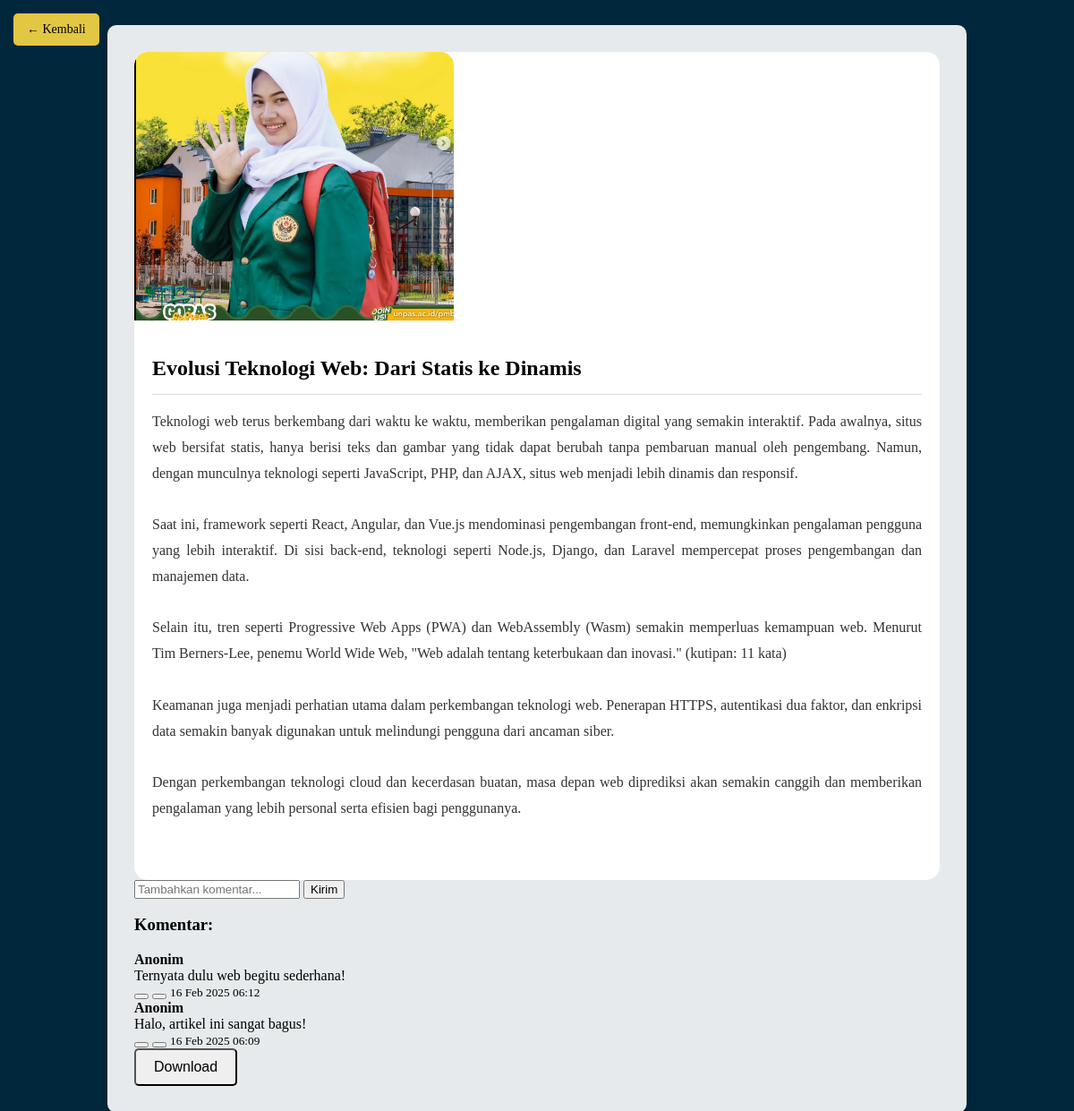
The page /ditel.php?id=10 on the database its author committed.
### tables this page shows
CREATE TABLE `halaman` (
  `id` int NOT NULL,
  `penulis` varchar(50) DEFAULT NULL,
  `judul` varchar(100) DEFAULT NULL,
  `kutipan` longtext,
  `isi` longtext,
  `gambar` varchar(50) DEFAULT NULL,
  `tgl_isi` timestamp NULL DEFAULT NULL,
  `kategori` varchar(50) DEFAULT NULL
);

CREATE TABLE `komentar` (
  `id` int NOT NULL,
  `halaman_id` int NOT NULL,
  `nama` varchar(100) NOT NULL DEFAULT 'Anonim',
  `komentar` text NOT NULL,
  `tanggal` timestamp NULL DEFAULT CURRENT_TIMESTAMP
);

### functions.php (called while the page is built, shortened)
<?php
$conn = mysqli_connect("localhost", "root", "", "news");
function query($query)
{
    global $conn;
    $result = mysqli_query($conn, $query);
    $rows = [];
    while ($row = mysqli_fetch_assoc($result)) {
        $rows[] = $row;
    }
    return $rows;
}

### ditel.php (the view, shortened to what this page needs)
<?php
require_once 'functions.php';
$id = $_GET["id"];
$rows = query("SELECT * FROM halaman WHERE id = $id");
$komentars = query("SELECT * FROM komentar WHERE halaman_id = $id ORDER BY tanggal DESC");
?>
<!DOCTYPE html>
<html lang="id">
<head>
    <link rel="stylesheet" href="css/ditel.css">
</head>
<body>
<div class="container">
    <div class="row">
        <div class="col-md-8 mx-auto">
            <?php foreach ($rows as $row) : ?>
            <div class="card">
                <a href="index.php" class="back-button">&larr; Kembali</a>
                <img src="img/<?= $row['gambar']; ?>" class="card-img-top" alt="Gambar Artikel">
                <div class="card-body">
                    <h1 class="card-title"><?= $row['judul']; ?></h1>
                    <hr>
                    <p class="card-text"><?= nl2br($row['isi']); ?></p>
                </div>
            </div>
            <?php endforeach; ?>
            <div class="comment-input-container mt-4">
                <form id="comment-form" method="post">
                    <input type="text" class="comment-input" name="komentar" placeholder="Tambahkan komentar..." required>
                    <button type="submit" id="submit-comment" class="comment-submit">Kirim</button>
                </form>
            </div>
            <div class="row mt-4">
                <div class="col-md-8 offset-md-2">
                    <h3>Komentar:</h3>
                    <div id="comment-list">
                        <?php if (empty($komentars)) : ?>
                            <p>Belum ada komentar.</p>
                        <?php else : ?>
                            <?php foreach ($komentars as $komentar) : ?>
                                <div class="comment-container">
                                    <div class="comment-text">
                                        <div class="comment-content">
                                            <strong class="comment-author"><?= htmlspecialchars($komentar['nama']); ?></strong><br>
                                            <?= htmlspecialchars($komentar['komentar']); ?>
                                        </div>
                                        <div class="comment-actions">
                                            <button><i class="fa fa-heart"></i></button>
                                            <button><i class="fa fa-reply"></i></button>
                                            <small><?= date("d M Y H:i", strtotime($komentar['tanggal'])); ?></small>
                                        </div>
                                    </div>
                                </div>
                            <?php endforeach; ?>
                        <?php endif; ?>
                    </div>
                </div>
            </div>
            <div class="text-center mt-4">
                <button class="btn btn-danger" onclick="window.print()">Download</button>
            </div>
        </div>
    </div>
</div>
</body>
</html>

### css/ditel.css (style rules this page uses)
body { background: #00273c; display: flex; justify-content: center; align-items: center; min-height: 100vh; padding: 20px; }
.container { background: rgba(255, 255, 255, 0.9); padding: 30px; border-radius: 10px; box-shadow: 0px 4px 10px rgba(0, 0, 0, 0.2); max-width: 900px; }
.card { border: none; border-radius: 15px; overflow: hidden; transition: transform 0.3s ease-in-out; background: #ffffff; }
.back-button { position: absolute; top: 15px; left: 15px; background: rgba(225, 199, 67, 1);; color: #000; border: none; padding: 10px 15px; border-radius: 5px; cursor: pointer; font-size: 14px; text-decoration: none; z-index: 10; }
.card-img-top { height: 300px; object-fit: cover; border-top-left-radius: 15px; border-top-right-radius: 15px; }
.card-body { padding: 20px; }
.card-body hr { border: 0; height: 1px; background: #ddd; margin: 15px 0; }
.card-title { font-size: 24px; font-weight: bold; color: #000; margin-bottom: 15px; }
.card-text { text-align: justify; line-height: 1.8; font-size: 16px; color: #333; }
hr { border: none; height: 1px; background: #ddd; margin: 15px 0; }
.btn-danger { padding: 10px 20px; font-size: 16px; border-radius: 5px; }

### rows shown on the page
halaman: gambar (picture), judul "Evolusi Teknologi Web: Dari Statis ke Dinamis", isi "Teknologi web terus berkembang dari waktu ke waktu, memberikan pengalaman digital yang semakin interaktif. Pada awalnya, situs web bersifat statis, hanya berisi teks dan gambar yang tidak dapat berubah tanpa pembaruan manual oleh pengembang. Namun, dengan munculnya teknologi seperti JavaScript, PHP, dan AJAX, situs web menjadi lebih dinamis dan responsif. Saat ini, framework seperti React, Angular, dan Vue.js mendominasi pengembangan front-end, memungkinkan pengalaman pengguna yang lebih interaktif. Di sisi back-end, teknologi seperti Node.js, Django, dan Laravel mempercepat proses pengembangan dan manajemen data. Selain itu, tren seperti Progressive Web Apps (PWA) dan WebAssembly (Wasm)…"
komentar: nama "Anonim", komentar "Ternyata dulu web begitu sederhana!", tanggal "16 Feb 2025 06:12"
komentar: nama "Anonim", komentar "Halo, artikel ini sangat bagus!", tanggal "16 Feb 2025 06:09"
